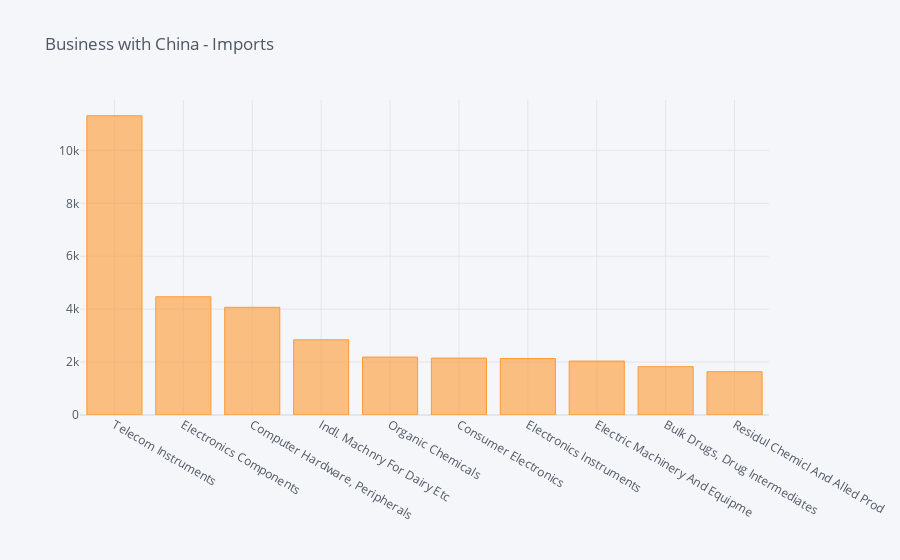

Write notebook code for a chart like this one.
### Code cell
#what are the commudities imported more from China

china_imports = importdf[importdf['country_name'] == 'China P Rp']
china_imports = china_imports[['pc_description','value']]
china_imports = china_imports.groupby('pc_description').sum().sort_values('value',ascending = False)
china_imports.head(10).iplot(kind = 'bar', title = 'Business with China - Imports')

### Figure 1 — Plotly figure (JSON) as saved in the notebook; plotly's stock layout.template omitted (floating-point values rounded to 4 significant figures)
{"data": [{"marker": {"color": "rgba(255, 153, 51, 0.6)", "line": {"color": "rgba(255, 153, 51, 1.0)", "width": 1}}, "name": "value", "orientation": "v", "text": "", "type": "bar", "x": ["Telecom Instruments", "Electronics Components", "Computer Hardware, Peripherals", "Indl. Machnry For Dairy Etc", "Organic Chemicals", "Consumer Electronics", "Electronics Instruments", "Electric Machinery And Equipme", "Bulk Drugs, Drug Intermediates", "Residul Chemicl And Alled Prod"], "y": [11310.0, 4468.0, 4070.0, 2842.0, 2188.0, 2151.0, 2133.0, 2039.0, 1826.0, 1636.0]}], "layout": {"legend": {"bgcolor": "#F5F6F9", "font": {"color": "#4D5663"}}, "paper_bgcolor": "#F5F6F9", "plot_bgcolor": "#F5F6F9", "title": {"font": {"color": "#4D5663"}, "text": "Business with China - Imports"}, "xaxis": {"gridcolor": "#E1E5ED", "showgrid": true, "tickfont": {"color": "#4D5663"}, "title": {"font": {"color": "#4D5663"}, "text": ""}, "zerolinecolor": "#E1E5ED"}, "yaxis": {"gridcolor": "#E1E5ED", "showgrid": true, "tickfont": {"color": "#4D5663"}, "title": {"font": {"color": "#4D5663"}, "text": ""}, "zerolinecolor": "#E1E5ED"}}}
